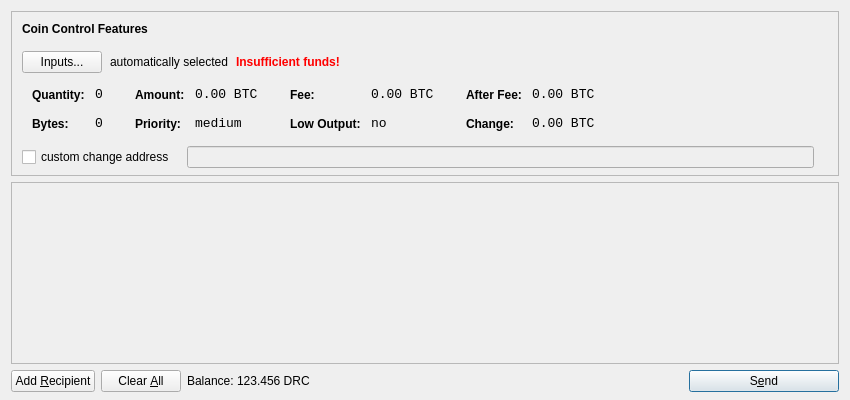
<?xml version="1.0" encoding="UTF-8"?>
<ui version="4.0">
 <class>SendCoinsDialog</class>
 <widget class="QDialog" name="SendCoinsDialog">
  <property name="geometry">
   <rect>
    <x>0</x>
    <y>0</y>
    <width>850</width>
    <height>400</height>
   </rect>
  </property>
  <property name="windowTitle">
   <string>Send Coins</string>
  </property>
  <layout class="QVBoxLayout" name="verticalLayout" stretch="0,1,0">
   <property name="bottomMargin">
    <number>8</number>
   </property>
   <item>
    <widget class="QFrame" name="frameCoinControl">
     <property name="sizePolicy">
      <sizepolicy hsizetype="Expanding" vsizetype="Expanding">
       <horstretch>0</horstretch>
       <verstretch>0</verstretch>
      </sizepolicy>
     </property>
     <property name="maximumSize">
      <size>
       <width>16777215</width>
       <height>16777215</height>
      </size>
     </property>
     <property name="frameShape">
      <enum>QFrame::StyledPanel</enum>
     </property>
     <property name="frameShadow">
      <enum>QFrame::Sunken</enum>
     </property>
     <layout class="QVBoxLayout" name="verticalLayoutCoinControl2">
      <property name="spacing">
       <number>-1</number>
      </property>
      <property name="leftMargin">
       <number>0</number>
      </property>
      <property name="topMargin">
       <number>0</number>
      </property>
      <property name="rightMargin">
       <number>0</number>
      </property>
      <property name="bottomMargin">
       <number>6</number>
      </property>
      <item>
       <layout class="QVBoxLayout" name="verticalLayoutCoinControl" stretch="0,0,0,0,1">
        <property name="spacing">
         <number>0</number>
        </property>
        <property name="leftMargin">
         <number>10</number>
        </property>
        <property name="topMargin">
         <number>10</number>
        </property>
        <item>
         <layout class="QHBoxLayout" name="horizontalLayoutCoinControl1">
          <property name="bottomMargin">
           <number>15</number>
          </property>
          <item>
           <widget class="QLabel" name="labelCoinControlFeatures">
            <property name="sizePolicy">
             <sizepolicy hsizetype="Preferred" vsizetype="Maximum">
              <horstretch>0</horstretch>
              <verstretch>0</verstretch>
             </sizepolicy>
            </property>
            <property name="font">
             <font>
              <weight>75</weight>
              <bold>true</bold>
             </font>
            </property>
            <property name="styleSheet">
             <string notr="true">font-weight:bold;</string>
            </property>
            <property name="text">
             <string>Coin Control Features</string>
            </property>
           </widget>
          </item>
         </layout>
        </item>
        <item>
         <layout class="QHBoxLayout" name="horizontalLayoutCoinControl2" stretch="0,0,0,0">
          <property name="spacing">
           <number>8</number>
          </property>
          <property name="bottomMargin">
           <number>10</number>
          </property>
          <item>
           <widget class="QPushButton" name="pushButtonCoinControl">
            <property name="styleSheet">
             <string notr="true"/>
            </property>
            <property name="text">
             <string>Inputs...</string>
            </property>
           </widget>
          </item>
          <item>
           <widget class="QLabel" name="labelCoinControlAutomaticallySelected">
            <property name="text">
             <string>automatically selected</string>
            </property>
            <property name="margin">
             <number>5</number>
            </property>
           </widget>
          </item>
          <item>
           <widget class="QLabel" name="labelCoinControlInsuffFunds">
            <property name="font">
             <font>
              <weight>75</weight>
              <bold>true</bold>
             </font>
            </property>
            <property name="styleSheet">
             <string notr="true">color:red;font-weight:bold;</string>
            </property>
            <property name="text">
             <string>Insufficient funds!</string>
            </property>
            <property name="margin">
             <number>5</number>
            </property>
           </widget>
          </item>
          <item>
           <spacer name="horizontalSpacerCoinControl">
            <property name="orientation">
             <enum>Qt::Horizontal</enum>
            </property>
            <property name="sizeHint" stdset="0">
             <size>
              <width>40</width>
              <height>1</height>
             </size>
            </property>
           </spacer>
          </item>
         </layout>
        </item>
        <item>
         <widget class="QWidget" name="widgetCoinControl" native="true">
          <property name="sizePolicy">
           <sizepolicy hsizetype="Preferred" vsizetype="Preferred">
            <horstretch>0</horstretch>
            <verstretch>0</verstretch>
           </sizepolicy>
          </property>
          <property name="minimumSize">
           <size>
            <width>0</width>
            <height>0</height>
           </size>
          </property>
          <property name="styleSheet">
           <string notr="true"/>
          </property>
          <layout class="QHBoxLayout" name="horizontalLayoutCoinControl5">
           <property name="margin">
            <number>0</number>
           </property>
           <item>
            <layout class="QHBoxLayout" name="horizontalLayoutCoinControl3" stretch="0,0,0,1">
             <property name="spacing">
              <number>20</number>
             </property>
             <property name="topMargin">
              <number>0</number>
             </property>
             <property name="bottomMargin">
              <number>10</number>
             </property>
             <item>
              <layout class="QFormLayout" name="formLayoutCoinControl1">
               <property name="horizontalSpacing">
                <number>10</number>
               </property>
               <property name="verticalSpacing">
                <number>14</number>
               </property>
               <property name="leftMargin">
                <number>10</number>
               </property>
               <property name="topMargin">
                <number>4</number>
               </property>
               <property name="rightMargin">
                <number>6</number>
               </property>
               <item row="0" column="0">
                <widget class="QLabel" name="labelCoinControlQuantityText">
                 <property name="styleSheet">
                  <string notr="true">font-weight:bold;</string>
                 </property>
                 <property name="text">
                  <string>Quantity:</string>
                 </property>
                 <property name="margin">
                  <number>0</number>
                 </property>
                </widget>
               </item>
               <item row="0" column="1">
                <widget class="QLabel" name="labelCoinControlQuantity">
                 <property name="font">
                  <font>
                   <family>Monospace</family>
                   <pointsize>10</pointsize>
                  </font>
                 </property>
                 <property name="cursor">
                  <cursorShape>IBeamCursor</cursorShape>
                 </property>
                 <property name="contextMenuPolicy">
                  <enum>Qt::ActionsContextMenu</enum>
                 </property>
                 <property name="text">
                  <string notr="true">0</string>
                 </property>
                 <property name="margin">
                  <number>0</number>
                 </property>
                 <property name="textInteractionFlags">
                  <set>Qt::LinksAccessibleByMouse|Qt::TextSelectableByKeyboard|Qt::TextSelectableByMouse</set>
                 </property>
                </widget>
               </item>
               <item row="1" column="0">
                <widget class="QLabel" name="labelCoinControlBytesText">
                 <property name="styleSheet">
                  <string notr="true">font-weight:bold;</string>
                 </property>
                 <property name="text">
                  <string>Bytes:</string>
                 </property>
                </widget>
               </item>
               <item row="1" column="1">
                <widget class="QLabel" name="labelCoinControlBytes">
                 <property name="font">
                  <font>
                   <family>Monospace</family>
                   <pointsize>10</pointsize>
                  </font>
                 </property>
                 <property name="cursor">
                  <cursorShape>IBeamCursor</cursorShape>
                 </property>
                 <property name="contextMenuPolicy">
                  <enum>Qt::ActionsContextMenu</enum>
                 </property>
                 <property name="text">
                  <string notr="true">0</string>
                 </property>
                 <property name="textInteractionFlags">
                  <set>Qt::LinksAccessibleByMouse|Qt::TextSelectableByKeyboard|Qt::TextSelectableByMouse</set>
                 </property>
                </widget>
               </item>
              </layout>
             </item>
             <item>
              <layout class="QFormLayout" name="formLayoutCoinControl2">
               <property name="horizontalSpacing">
                <number>10</number>
               </property>
               <property name="verticalSpacing">
                <number>14</number>
               </property>
               <property name="leftMargin">
                <number>6</number>
               </property>
               <property name="topMargin">
                <number>4</number>
               </property>
               <property name="rightMargin">
                <number>6</number>
               </property>
               <item row="0" column="0">
                <widget class="QLabel" name="labelCoinControlAmountText">
                 <property name="styleSheet">
                  <string notr="true">font-weight:bold;</string>
                 </property>
                 <property name="text">
                  <string>Amount:</string>
                 </property>
                 <property name="margin">
                  <number>0</number>
                 </property>
                </widget>
               </item>
               <item row="0" column="1">
                <widget class="QLabel" name="labelCoinControlAmount">
                 <property name="font">
                  <font>
                   <family>Monospace</family>
                   <pointsize>10</pointsize>
                  </font>
                 </property>
                 <property name="cursor">
                  <cursorShape>IBeamCursor</cursorShape>
                 </property>
                 <property name="contextMenuPolicy">
                  <enum>Qt::ActionsContextMenu</enum>
                 </property>
                 <property name="text">
                  <string notr="true">0.00 BTC</string>
                 </property>
                 <property name="textInteractionFlags">
                  <set>Qt::LinksAccessibleByMouse|Qt::TextSelectableByKeyboard|Qt::TextSelectableByMouse</set>
                 </property>
                </widget>
               </item>
               <item row="1" column="0">
                <widget class="QLabel" name="labelCoinControlPriorityText">
                 <property name="styleSheet">
                  <string notr="true">font-weight:bold;</string>
                 </property>
                 <property name="text">
                  <string>Priority:</string>
                 </property>
                </widget>
               </item>
               <item row="1" column="1">
                <widget class="QLabel" name="labelCoinControlPriority">
                 <property name="font">
                  <font>
                   <family>Monospace</family>
                   <pointsize>10</pointsize>
                  </font>
                 </property>
                 <property name="cursor">
                  <cursorShape>IBeamCursor</cursorShape>
                 </property>
                 <property name="contextMenuPolicy">
                  <enum>Qt::ActionsContextMenu</enum>
                 </property>
                 <property name="text">
                  <string>medium</string>
                 </property>
                 <property name="textInteractionFlags">
                  <set>Qt::LinksAccessibleByMouse|Qt::TextSelectableByKeyboard|Qt::TextSelectableByMouse</set>
                 </property>
                </widget>
               </item>
              </layout>
             </item>
             <item>
              <layout class="QFormLayout" name="formLayoutCoinControl3">
               <property name="horizontalSpacing">
                <number>10</number>
               </property>
               <property name="verticalSpacing">
                <number>14</number>
               </property>
               <property name="leftMargin">
                <number>6</number>
               </property>
               <property name="topMargin">
                <number>4</number>
               </property>
               <property name="rightMargin">
                <number>6</number>
               </property>
               <item row="0" column="0">
                <widget class="QLabel" name="labelCoinControlFeeText">
                 <property name="styleSheet">
                  <string notr="true">font-weight:bold;</string>
                 </property>
                 <property name="text">
                  <string>Fee:</string>
                 </property>
                 <property name="margin">
                  <number>0</number>
                 </property>
                </widget>
               </item>
               <item row="0" column="1">
                <widget class="QLabel" name="labelCoinControlFee">
                 <property name="font">
                  <font>
                   <family>Monospace</family>
                   <pointsize>10</pointsize>
                  </font>
                 </property>
                 <property name="cursor">
                  <cursorShape>IBeamCursor</cursorShape>
                 </property>
                 <property name="contextMenuPolicy">
                  <enum>Qt::ActionsContextMenu</enum>
                 </property>
                 <property name="text">
                  <string notr="true">0.00 BTC</string>
                 </property>
                 <property name="textInteractionFlags">
                  <set>Qt::LinksAccessibleByMouse|Qt::TextSelectableByKeyboard|Qt::TextSelectableByMouse</set>
                 </property>
                </widget>
               </item>
               <item row="1" column="0">
                <widget class="QLabel" name="labelCoinControlLowOutputText">
                 <property name="styleSheet">
                  <string notr="true">font-weight:bold;</string>
                 </property>
                 <property name="text">
                  <string>Low Output:</string>
                 </property>
                </widget>
               </item>
               <item row="1" column="1">
                <widget class="QLabel" name="labelCoinControlLowOutput">
                 <property name="font">
                  <font>
                   <family>Monospace</family>
                   <pointsize>10</pointsize>
                  </font>
                 </property>
                 <property name="cursor">
                  <cursorShape>IBeamCursor</cursorShape>
                 </property>
                 <property name="contextMenuPolicy">
                  <enum>Qt::ActionsContextMenu</enum>
                 </property>
                 <property name="text">
                  <string>no</string>
                 </property>
                 <property name="textInteractionFlags">
                  <set>Qt::LinksAccessibleByMouse|Qt::TextSelectableByKeyboard|Qt::TextSelectableByMouse</set>
                 </property>
                </widget>
               </item>
              </layout>
             </item>
             <item>
              <layout class="QFormLayout" name="formLayoutCoinControl4">
               <property name="horizontalSpacing">
                <number>10</number>
               </property>
               <property name="verticalSpacing">
                <number>14</number>
               </property>
               <property name="leftMargin">
                <number>6</number>
               </property>
               <property name="topMargin">
                <number>4</number>
               </property>
               <property name="rightMargin">
                <number>6</number>
               </property>
               <item row="0" column="0">
                <widget class="QLabel" name="labelCoinControlAfterFeeText">
                 <property name="styleSheet">
                  <string notr="true">font-weight:bold;</string>
                 </property>
                 <property name="text">
                  <string>After Fee:</string>
                 </property>
                 <property name="margin">
                  <number>0</number>
                 </property>
                </widget>
               </item>
               <item row="0" column="1">
                <widget class="QLabel" name="labelCoinControlAfterFee">
                 <property name="font">
                  <font>
                   <family>Monospace</family>
                   <pointsize>10</pointsize>
                  </font>
                 </property>
                 <property name="cursor">
                  <cursorShape>IBeamCursor</cursorShape>
                 </property>
                 <property name="contextMenuPolicy">
                  <enum>Qt::ActionsContextMenu</enum>
                 </property>
                 <property name="text">
                  <string notr="true">0.00 BTC</string>
                 </property>
                 <property name="textInteractionFlags">
                  <set>Qt::LinksAccessibleByMouse|Qt::TextSelectableByKeyboard|Qt::TextSelectableByMouse</set>
                 </property>
                </widget>
               </item>
               <item row="1" column="0">
                <widget class="QLabel" name="labelCoinControlChangeText">
                 <property name="styleSheet">
                  <string notr="true">font-weight:bold;</string>
                 </property>
                 <property name="text">
                  <string>Change:</string>
                 </property>
                </widget>
               </item>
               <item row="1" column="1">
                <widget class="QLabel" name="labelCoinControlChange">
                 <property name="font">
                  <font>
                   <family>Monospace</family>
                   <pointsize>10</pointsize>
                  </font>
                 </property>
                 <property name="cursor">
                  <cursorShape>IBeamCursor</cursorShape>
                 </property>
                 <property name="contextMenuPolicy">
                  <enum>Qt::ActionsContextMenu</enum>
                 </property>
                 <property name="text">
                  <string notr="true">0.00 BTC</string>
                 </property>
                 <property name="textInteractionFlags">
                  <set>Qt::LinksAccessibleByMouse|Qt::TextSelectableByKeyboard|Qt::TextSelectableByMouse</set>
                 </property>
                </widget>
               </item>
              </layout>
             </item>
            </layout>
           </item>
          </layout>
         </widget>
        </item>
        <item>
         <layout class="QHBoxLayout" name="horizontalLayoutCoinControl4" stretch="0,0,0">
          <property name="spacing">
           <number>12</number>
          </property>
          <property name="sizeConstraint">
           <enum>QLayout::SetDefaultConstraint</enum>
          </property>
          <property name="topMargin">
           <number>5</number>
          </property>
          <property name="rightMargin">
           <number>5</number>
          </property>
          <item>
           <widget class="QCheckBox" name="checkBoxCoinControlChange">
            <property name="text">
             <string>custom change address</string>
            </property>
           </widget>
          </item>
          <item>
           <widget class="QLineEdit" name="lineEditCoinControlChange">
            <property name="enabled">
             <bool>false</bool>
            </property>
            <property name="sizePolicy">
             <sizepolicy hsizetype="Expanding" vsizetype="Fixed">
              <horstretch>0</horstretch>
              <verstretch>0</verstretch>
             </sizepolicy>
            </property>
           </widget>
          </item>
          <item>
           <widget class="QLabel" name="labelCoinControlChangeLabel">
            <property name="sizePolicy">
             <sizepolicy hsizetype="Preferred" vsizetype="Expanding">
              <horstretch>0</horstretch>
              <verstretch>0</verstretch>
             </sizepolicy>
            </property>
            <property name="minimumSize">
             <size>
              <width>0</width>
              <height>0</height>
             </size>
            </property>
            <property name="text">
             <string/>
            </property>
            <property name="margin">
             <number>3</number>
            </property>
           </widget>
          </item>
         </layout>
        </item>
        <item>
         <spacer name="verticalSpacerCoinControl">
          <property name="orientation">
           <enum>Qt::Vertical</enum>
          </property>
          <property name="sizeHint" stdset="0">
           <size>
            <width>800</width>
            <height>1</height>
           </size>
          </property>
         </spacer>
        </item>
       </layout>
      </item>
     </layout>
    </widget>
   </item>
   <item>
    <widget class="QScrollArea" name="scrollArea">
     <property name="widgetResizable">
      <bool>true</bool>
     </property>
     <widget class="QWidget" name="scrollAreaWidgetContents">
      <property name="geometry">
       <rect>
        <x>0</x>
        <y>0</y>
        <width>830</width>
        <height>165</height>
       </rect>
      </property>
      <layout class="QVBoxLayout" name="verticalLayout_2">
       <property name="margin">
        <number>0</number>
       </property>
       <item>
        <layout class="QVBoxLayout" name="entries">
         <property name="spacing">
          <number>6</number>
         </property>
        </layout>
       </item>
       <item>
        <spacer name="verticalSpacer">
         <property name="orientation">
          <enum>Qt::Vertical</enum>
         </property>
         <property name="sizeHint" stdset="0">
          <size>
           <width>20</width>
           <height>40</height>
          </size>
         </property>
        </spacer>
       </item>
      </layout>
     </widget>
    </widget>
   </item>
   <item>
    <layout class="QHBoxLayout" name="horizontalLayout">
     <item>
      <widget class="QPushButton" name="addButton">
       <property name="toolTip">
        <string>Send to multiple recipients at once</string>
       </property>
       <property name="text">
        <string>Add &amp;Recipient</string>
       </property>
       <property name="icon">
        <iconset resource="../bitcoin.qrc">
         <normaloff>:/icons/add</normaloff>:/icons/add</iconset>
       </property>
       <property name="autoDefault">
        <bool>false</bool>
       </property>
      </widget>
     </item>
     <item>
      <widget class="QPushButton" name="clearButton">
       <property name="sizePolicy">
        <sizepolicy hsizetype="Minimum" vsizetype="Fixed">
         <horstretch>0</horstretch>
         <verstretch>0</verstretch>
        </sizepolicy>
       </property>
       <property name="toolTip">
        <string>Remove all transaction fields</string>
       </property>
       <property name="text">
        <string>Clear &amp;All</string>
       </property>
       <property name="icon">
        <iconset resource="../bitcoin.qrc">
         <normaloff>:/icons/remove</normaloff>:/icons/remove</iconset>
       </property>
       <property name="autoRepeatDelay">
        <number>300</number>
       </property>
       <property name="autoDefault">
        <bool>false</bool>
       </property>
      </widget>
     </item>
     <item>
      <layout class="QHBoxLayout" name="horizontalLayout_2">
       <property name="spacing">
        <number>3</number>
       </property>
       <item>
        <widget class="QLabel" name="label">
         <property name="text">
          <string>Balance:</string>
         </property>
        </widget>
       </item>
       <item>
        <widget class="QLabel" name="labelBalance">
         <property name="cursor">
          <cursorShape>IBeamCursor</cursorShape>
         </property>
         <property name="text">
          <string>123.456 DRC</string>
         </property>
         <property name="textInteractionFlags">
          <set>Qt::LinksAccessibleByMouse|Qt::TextSelectableByKeyboard|Qt::TextSelectableByMouse</set>
         </property>
        </widget>
       </item>
      </layout>
     </item>
     <item>
      <spacer name="horizontalSpacer">
       <property name="orientation">
        <enum>Qt::Horizontal</enum>
       </property>
       <property name="sizeHint" stdset="0">
        <size>
         <width>40</width>
         <height>20</height>
        </size>
       </property>
      </spacer>
     </item>
     <item>
      <widget class="QPushButton" name="sendButton">
       <property name="minimumSize">
        <size>
         <width>150</width>
         <height>0</height>
        </size>
       </property>
       <property name="toolTip">
        <string>Confirm the send action</string>
       </property>
       <property name="text">
        <string>S&amp;end</string>
       </property>
       <property name="icon">
        <iconset resource="../bitcoin.qrc">
         <normaloff>:/icons/send</normaloff>:/icons/send</iconset>
       </property>
       <property name="default">
        <bool>true</bool>
       </property>
      </widget>
     </item>
    </layout>
   </item>
  </layout>
 </widget>
 <resources>
  <include location="../bitcoin.qrc"/>
 </resources>
 <connections/>
</ui>
